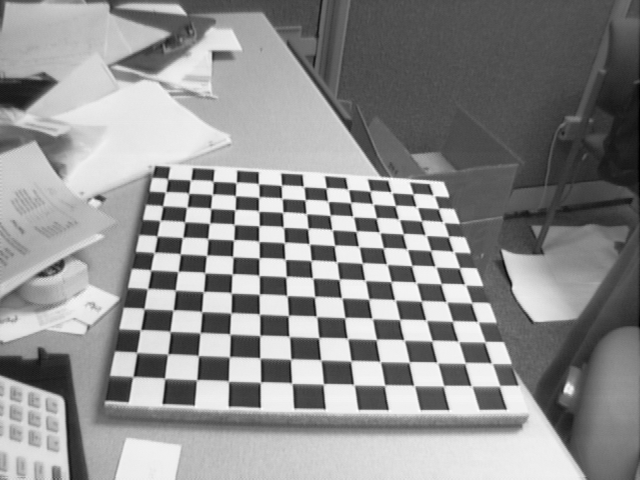
#> input picture input/Image1.tif, 640 x 480 px; its folder holds only this picture in this run
$ python part_c.py
#> lines starting #> are read from the running program, lines starting #| are printed output that depends on the picture; after the words box and inside, x2 and y2 are one past the last pixel; in counts of white or black regions, pixels touching at a corner belong together
# -*- coding: utf-8 -*-
"""
Created on Tue Jan  5 22:24:16 2021

@author: Abdullah Hamza Şahin
"""

import numpy as np
import cv2
import glob


criteria = (cv2.TERM_CRITERIA_EPS + cv2.TERM_CRITERIA_MAX_ITER, 30, 0.001)


def calibrate(dirpath, prefix, image_format, square_size, width=12, height=12):
#> called with dirpath = '.\\input', prefix = 'Image', image_format = 'tif', square_size = 0.3, width = 12, height = 12
    objp = np.zeros((height*width, 3), np.float32)
    objp[:, :2] = np.mgrid[0:width, 0:height].T.reshape(-1, 2)

    objp = objp * square_size

    objpoints = []
    imgpoints = []


    images = glob.glob(dirpath+'/' + prefix + '*.' + image_format)

    for fname in images:
        img = cv2.imread(fname)
#> img is the input picture: shape (480, 640, 3); min 1, max 254, mean 142.9
        gray = cv2.cvtColor(img, cv2.COLOR_BGR2GRAY)
        out = cv2.GaussianBlur(gray,(3,3),0)
        sharpeningKernel = np.array(([0, -1, 0],[-1, 5, -1],[0, -1, 0]), dtype="int")
        out = cv2.filter2D(out, -1, sharpeningKernel)

        ret, corners = cv2.findChessboardCorners(out, (width, height), flags = cv2.CALIB_CB_ADAPTIVE_THRESH +
                                cv2.CALIB_CB_NORMALIZE_IMAGE)
#> ret = True; corners = 144 rows, first 8: [167.7, 179], [190.8, 180.2], [212.9, 181.8], [236.2, 182.8], [258.5, 184], [281.4, 185.6], [303.3, 186.8], [326.1, 188.1]


        print(ret)
#| True
        if ret:
            objpoints.append(objp)

            corners2 = cv2.cornerSubPix(gray, corners, (11, 11), (-1, -1), criteria)
#> corners2 = 144 rows, first 8: [168, 178], [190.6, 178.1], [213.5, 179], [236, 180.1], [258.7, 181.4], [281.9, 192.2], [303.7, 186.1], [325.6, 184.9]
            imgpoints.append(corners2)

            img = cv2.drawChessboardCorners(img, (width, height), corners2, ret)
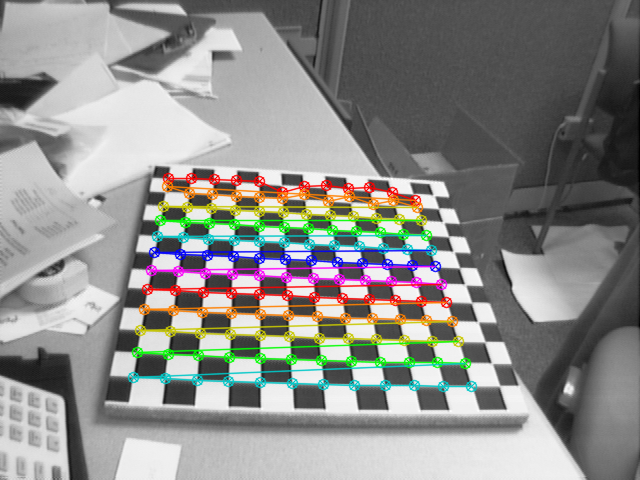
#> img: shape (480, 640, 3); 9.41% of pixels changed, all inside (x1, y1, x2, y2) = (127, 172, 478, 393)

    ret, mtx, dist, rvecs, tvecs = cv2.calibrateCamera(objpoints, imgpoints, gray.shape[::-1], None, None)
#> ret = 1.37; mtx = [[699.1, 0, 344.5], [0, 788.7, 257.6], [0, 0, 1]]; dist = [[-0.557, 4.96, -0.00646, -0.00233, -22.45]]; rvecs = ([-0.95, -0.167, -0.0344],); tvecs = ([-2.32, -0.925, 8.98],)

    return [ret, mtx, dist, rvecs, tvecs]


ret, mtx, dist, rvecs, tvecs = calibrate(".\input", "Image", "tif", 0.3, 12, 12)
#> ret = 1.37; mtx = [[699.1, 0, 344.5], [0, 788.7, 257.6], [0, 0, 1]]; dist = [[-0.557, 4.96, -0.00646, -0.00233, -22.45]]; rvecs = ([-0.95, -0.167, -0.0344],); tvecs = ([-2.32, -0.925, 8.98],)

projection_matrixs = []
for i in range(len(rvecs)):
    rotation_mat = np.zeros(shape=(3, 3))
    R = cv2.Rodrigues(rvecs[i], rotation_mat)[0]
    P = np.column_stack((np.matmul(mtx,R), tvecs[i]))
    projection_matrixs.append(P)
#> this loop made 1 pass
#> rotation_mat on pass 1: [[0, 0, 0], [0, 0, 0], [0, 0, 0]]
#> after the loop, projection_matrixs = [[[744, -206, 107, -2.32], [75.55, 251.1, 787.2, -0.925], [0.158, -0.807, 0.569, 8.98]]]

$ run again, on input/Image13.tif
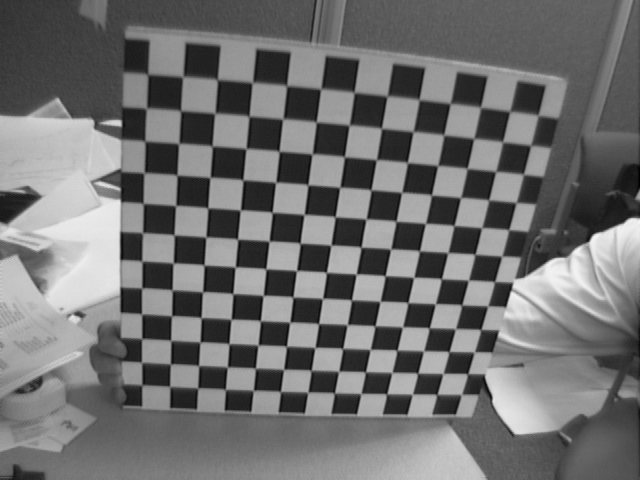
#> input picture input/Image13.tif, 640 x 480 px
#> in calibrate, img is the input picture: shape (480, 640, 3); min 1, max 250, mean 112.3
#> in calibrate, `ret, corners = cv2.findChessboardCorners(out, (width, height), flags =..`: ret = True; corners = 144 rows, first 8: [153, 79], [182.3, 77.83], [217.2, 80.31], [251.8, 83.73], [286.6, 86.6], [320.4, 90.02], [354.1, 93], [387, 95.5]
#| True
#> corners2 = 144 rows, first 8: [147.8, 74.17], [182.8, 76.62], [217.5, 79.45], [252.3, 82.47], [286.7, 85.53], [320.7, 88.87], [354.1, 92.22], [387.1, 95.99]
#> in calibrate, `img = cv2.drawChessboardCorners(img, (width, height), corners2, ret)`:
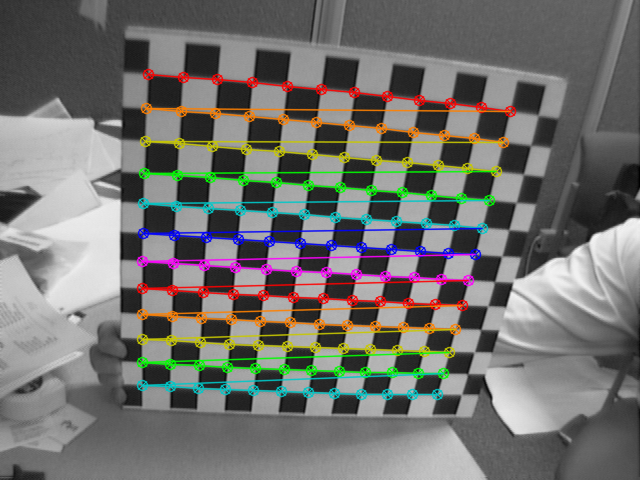
#> img: shape (480, 640, 3); 10.72% of pixels changed, all inside (x1, y1, x2, y2) = (136, 68, 517, 401)
#> in calibrate, `ret, mtx, dist, rvecs, tvecs = cv2.calibrateCamera(objpoints, imgpoint..`: ret = 0.126; mtx = [[709.2, 0, 327.4], [0, 742.8, 209.6], [0, 0, 1]]; dist = [[-0.288, -0.126, 0.0105, -0.00868, 1.27]]; rvecs = ([0.486, -0.142, 0.108],); tvecs = ([-1.53, -1.11, 5.9],)
#> `ret, mtx, dist, rvecs, tvecs = calibrate(".\input", "Image", "tif", 0...`: ret = 0.126; mtx = [[709.2, 0, 327.4], [0, 742.8, 209.6], [0, 0, 1]]; dist = [[-0.288, -0.126, 0.0105, -0.00868, 1.27]]; rvecs = ([0.486, -0.142, 0.108],); tvecs = ([-1.53, -1.11, 5.9],)
#> the loop `for i in range(len(rvecs)):` made 1 pass
#> rotation_mat on pass 1: [[0, 0, 0], [0, 0, 0], [0, 0, 0]]
#> after the loop `for i in range(len(rvecs)):`: projection_matrixs = [[[750.9, 52.81, 208.5, -1.53], [85.15, 748.7, -167.2, -1.11], [0.161, 0.457, 0.875, 5.9]]]

$ run again, on input/Image14.tif
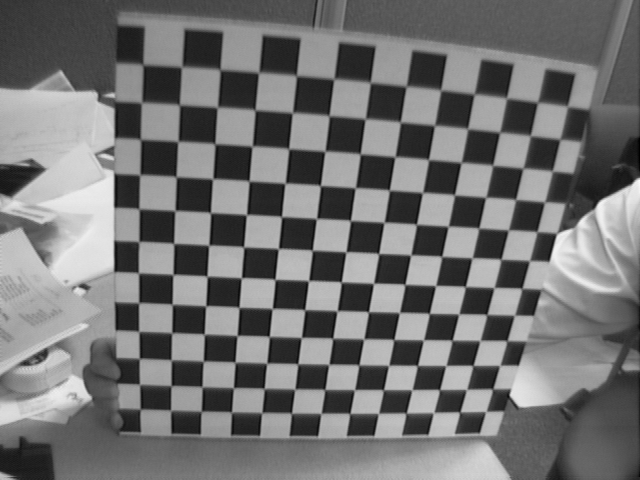
#> input picture input/Image14.tif, 640 x 480 px
#> in calibrate, img is the input picture: shape (480, 640, 3); min 1, max 252, mean 114.7
#> in calibrate, `ret, corners = cv2.findChessboardCorners(out, (width, height), flags =..`: ret = True; corners = 144 rows, first 8: [150, 70], [181.5, 66.5], [219.8, 70.16], [258.2, 74.22], [296.3, 76.75], [333.5, 80.92], [370.1, 83.16], [406, 86]
#| True
#> corners2 = 144 rows, first 8: [143, 64.53], [181.6, 66.83], [220.1, 69.51], [258.6, 72.48], [296.5, 75.54], [333.8, 78.91], [370.3, 82.36], [406.3, 86.26]
#> in calibrate, `img = cv2.drawChessboardCorners(img, (width, height), corners2, ret)`:
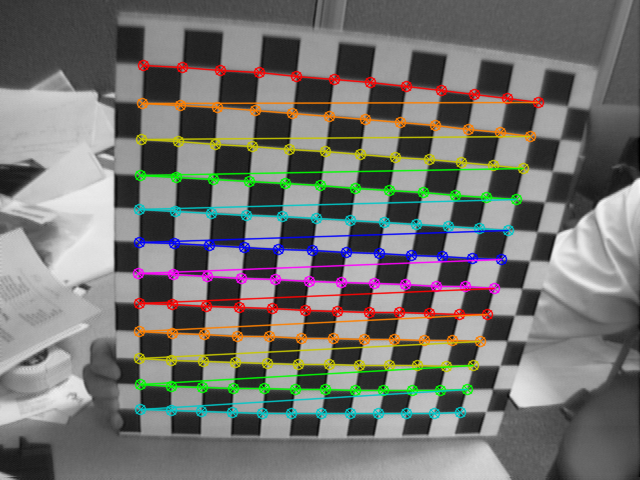
#> img: shape (480, 640, 3); 11.39% of pixels changed, all inside (x1, y1, x2, y2) = (132, 59, 545, 420)
#> in calibrate, `ret, mtx, dist, rvecs, tvecs = cv2.calibrateCamera(objpoints, imgpoint..`: ret = 0.131; mtx = [[610.2, 0, 318.2], [0, 635.2, 161], [0, 0, 1]]; dist = [[-0.209, -0.032, 0.0255, -0.00541, 0.141]]; rvecs = ([0.392, -0.129, 0.0952],); tvecs = ([-1.36, -0.732, 4.59],)
#> `ret, mtx, dist, rvecs, tvecs = calibrate(".\input", "Image", "tif", 0...`: ret = 0.131; mtx = [[610.2, 0, 318.2], [0, 635.2, 161], [0, 0, 1]]; dist = [[-0.209, -0.032, 0.0255, -0.00541, 0.141]]; rvecs = ([0.392, -0.129, 0.0952],); tvecs = ([-1.36, -0.732, 4.59],)
#> the loop `for i in range(len(rvecs)):` made 1 pass
#> rotation_mat on pass 1: [[0, 0, 0], [0, 0, 0], [0, 0, 0]]
#> after the loop `for i in range(len(rvecs)):`: projection_matrixs = [[[648, 47.7, 226.6, -1.36], [65.97, 644.5, -98.21, -0.732], [0.143, 0.375, 0.916, 4.59]]]

$ run again, on input/Image15.tif
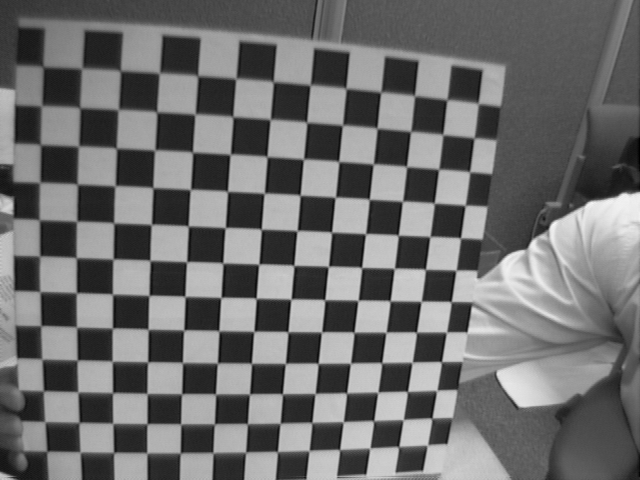
#> input picture input/Image15.tif, 640 x 480 px
#> in calibrate, img is the input picture: shape (480, 640, 3); min 1, max 249, mean 109.5
#> in calibrate, `ret, corners = cv2.findChessboardCorners(out, (width, height), flags =..`: ret = True; corners = 144 rows, first 8: [43.12, 66.38], [81.41, 69.87], [120.2, 71.19], [158.9, 74.07], [197.6, 76.7], [235.5, 80.03], [273.1, 82.95], [309.8, 86.29]
#| True
#> corners2 = 144 rows, first 8: [43.09, 66.56], [81.81, 68.39], [120.4, 70.54], [159.3, 73.02], [197.8, 75.68], [235.8, 78.48], [273.3, 81.52], [310.2, 84.88]
#> in calibrate, `img = cv2.drawChessboardCorners(img, (width, height), corners2, ret)`:
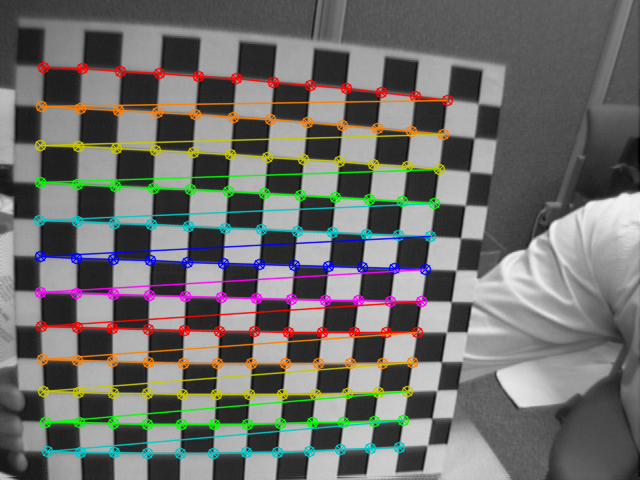
#> img: shape (480, 640, 3); 11.95% of pixels changed, all inside (x1, y1, x2, y2) = (33, 61, 454, 460)
#> in calibrate, `ret, mtx, dist, rvecs, tvecs = cv2.calibrateCamera(objpoints, imgpoint..`: ret = 0.136; mtx = [[720.4, 0, 356.5], [0, 741.4, 227], [0, 0, 1]]; dist = [[-0.286, -0.0419, 0.00524, -0.02, 0.288]]; rvecs = ([0.266, -0.242, 0.0777],); tvecs = ([-2.41, -1.22, 5.28],)
#> `ret, mtx, dist, rvecs, tvecs = calibrate(".\input", "Image", "tif", 0...`: ret = 0.136; mtx = [[720.4, 0, 356.5], [0, 741.4, 227], [0, 0, 1]]; dist = [[-0.286, -0.0419, 0.00524, -0.02, 0.288]]; rvecs = ([0.266, -0.242, 0.0777],); tvecs = ([-2.41, -1.22, 5.28],)
#> the loop `for i in range(len(rvecs)):` made 1 pass
#> rotation_mat on pass 1: [[0, 0, 0], [0, 0, 0], [0, 0, 0]]
#> after the loop `for i in range(len(rvecs)):`: projection_matrixs = [[[785.5, 11.6, 170.3, -2.41], [88.85, 770.1, 13, -1.22], [0.247, 0.25, 0.936, 5.28]]]

$ run again, on input/Image10.tif
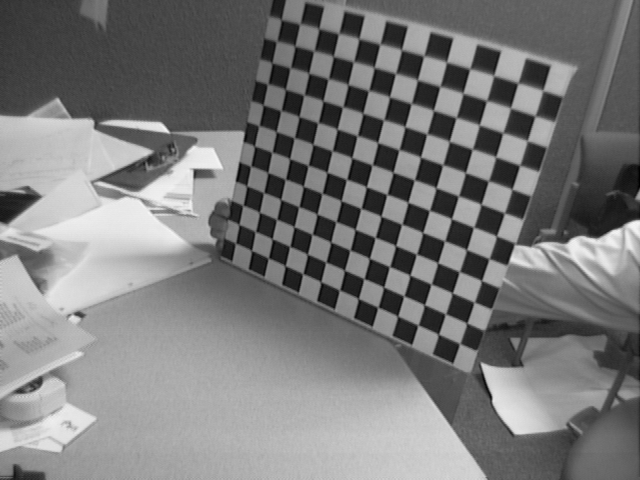
#> input picture input/Image10.tif, 640 x 480 px
#> in calibrate, img is the input picture: shape (480, 640, 3); min 1, max 246, mean 122.3
#> in calibrate, `ret, corners = cv2.findChessboardCorners(out, (width, height), flags =..`: ret = True; corners = 144 rows, first 8: [251.3, 250.7], [255.1, 231.7], [259.2, 212.4], [263.5, 192.7], [267.6, 172.8], [271.8, 152.5], [276, 131.7], [280.8, 110.9]
#| True
#> corners2 = 144 rows, first 8: [251.7, 250.4], [255.4, 231.5], [259.5, 212.2], [263.6, 192.6], [267.8, 172.5], [272, 152.2], [276.3, 131.5], [281.1, 110.6]
#> in calibrate, `img = cv2.drawChessboardCorners(img, (width, height), corners2, ret)`:
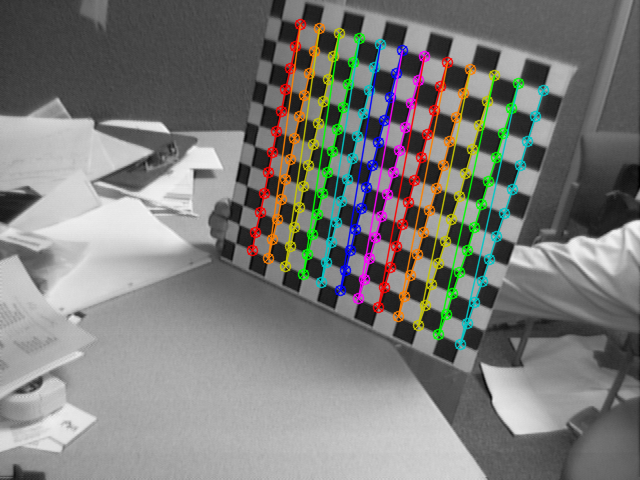
#> img: shape (480, 640, 3); 8.8% of pixels changed, all inside (x1, y1, x2, y2) = (246, 18, 550, 351)
#> in calibrate, `ret, mtx, dist, rvecs, tvecs = cv2.calibrateCamera(objpoints, imgpoint..`: ret = 0.124; mtx = [[637.5, 0, 320.9], [0, 639.5, 240.4], [0, 0, 1]]; dist = [[-0.274, 0.569, 0.00349, -0.00289, -1.28]]; rvecs = ([-0.136, 0.569, -1.22],); tvecs = ([-1.02, 0.146, 9.33],)
#> `ret, mtx, dist, rvecs, tvecs = calibrate(".\input", "Image", "tif", 0...`: ret = 0.124; mtx = [[637.5, 0, 320.9], [0, 639.5, 240.4], [0, 0, 1]]; dist = [[-0.274, 0.569, 0.00349, -0.00289, -1.28]]; rvecs = ([-0.136, 0.569, -1.22],); tvecs = ([-1.02, 0.146, 9.33],)
#> the loop `for i in range(len(rvecs)):` made 1 pass
#> rotation_mat on pass 1: [[0, 0, 0], [0, 0, 0], [0, 0, 0]]
#> after the loop `for i in range(len(rvecs)):`: projection_matrixs = [[[33.73, 413.3, 580.9, -1.02], [-665.9, 131.6, 77.87, 0.146], [-0.339, -0.395, 0.853, 9.33]]]
